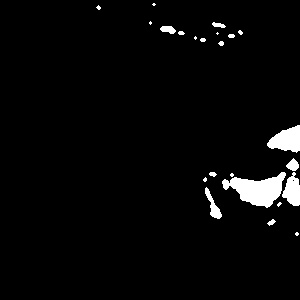
#> input picture media/classifier/image0-103.jpg, 300 x 300 px, given in place of the camera
$ jupyter execute --allow-errors 'CNN For Game Play.ipynb'
#> lines starting #> are read from the running program, lines starting #| are printed output that depends on the picture
[cell 1]
import pandas as pd
import numpy as np
import tensorflow as tf

import keras
from keras.models import Sequential
from keras.layers import Dense, MaxPool2D, Conv2D, Dropout, Flatten

# import autokeras as ak


#> (the rest of this cell did not finish here and is left out)

[cell 2]
import pandas as pd
import numpy as np
import tensorflow as tf

import keras
from keras.models import Sequential
from keras.layers import Dense, MaxPool2D, Conv2D, Dropout, Flatten
from sklearn.neighbors import KNeighborsClassifier as KNC
from sklearn.model_selection import train_test_split as tts

#> (a cell that did not finish here is left out)

[cell 4]
knc = KNC(n_neighbors=20)
#> (the rest of this cell did not finish here and is left out)

#> (a cell that did not finish here is left out)

[cell 6]
import numpy as np
import cv2
import pandas as pd
import time
import pyautogui


def preprocess(action_frame, frame):
    blur = cv2.GaussianBlur(action_frame, (3, 3), 0)
    hsv = cv2.cvtColor(blur, cv2.COLOR_BGR2HSV)

    ## Some more values to try
    # lower_color = np.array([0, 23, 82])
    # upper_color = np.array([40, 100, 255])
    lower_color = np.array([0, 10, 60], dtype="uint8")
    upper_color = np.array([20, 150, 255], dtype="uint8")

    mask = cv2.inRange(hsv, lower_color, upper_color)
    blur = cv2.medianBlur(mask, 3)
    kernel = cv2.getStructuringElement(cv2.MORPH_ELLIPSE, (3, 3))
    hsv_d = cv2.dilate(blur, kernel)
    # cv2.morphologyEx(hsv_d, )
    hsv_d = cv2.dilate(blur, kernel)

    # hsv_d = cv2.morphologyEx(hsv_d, cv2.MORPH_CLOSE, kernel)
    return hsv_d

# cap = cv2.VideoCapture("media/cameraRoll.mp4")
cap = cv2.VideoCapture(0)

save = False

momentum = 0
ypred_old = 0
beta = 0.9

while (True):
    reading, image = cap.read()
#> image is the input picture: shape (300, 300, 3); min 0, max 255, mean 8.3
    if not reading:
        break

    # code for thresholding the hand
    _, frame = cap.read()
    k = cv2.waitKey(1) & 0xFF
#> (key q is pressed here)

    # we need a bounding box and region of interest for the hand
    w, h, topx, topy = (100, 100, 50, 150)
    roi = frame[topx:topx + 2 * h, topy:topy + 2 * w].copy()
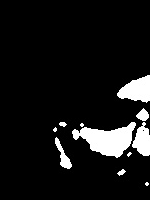
#> roi: shape (200, 150, 3); min 0, max 255, mean 22.5

    roi = preprocess(roi, frame)
#> in preprocess, `blur = cv2.GaussianBlur(action_frame, (3, 3), 0)`:
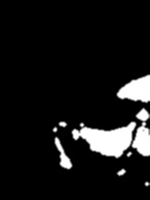
#> blur: shape (200, 150, 3); min 0, max 255, mean 22.5
#> in preprocess, `hsv = cv2.cvtColor(blur, cv2.COLOR_BGR2HSV)`: hsv: shape (200, 150, 3); mean H, S, V 0, 0, 22.5
#> in preprocess, `mask = cv2.inRange(hsv, lower_color, upper_color)`: mask: shape (200, 150); every value is 0

    cv2.imshow('ROI', roi)
#     cv2.imshow('Image', frame)
    if k == 27 or k == ord('q'):
        break


    # Implementing idea of momentum ( A RMS Prop algorithm for smooth predictions )
    momentum = beta*ypred_old + (1-beta)*ypred

    roi = cv2.resize(roi, (50, 40), interpolation=1)
    roi = roi.reshape(2000,)
    ypred = dtc.predict(roi.reshape(-1,2000))
    ypred_old = ypred
#     print(ypred, end = " ")
    if(np.ceil(momentum)==1):
        print("open", end = " ")

    elif np.ceil(momentum) == 2:
        print("new symbol", end = " ")
#         pyautogui.press('space')
        cv2.putText(frame,"UP", (80,80), cv2.FONT_HERSHEY_SIMPLEX, 2, 2, 2)
    else:
        print("close", end = " ")


    key = cv2.waitKey(1) & 0xFF
    if key == ord('q') or key == ord('Q'):
        break

cap.release()
cv2.destroyAllWindows()
